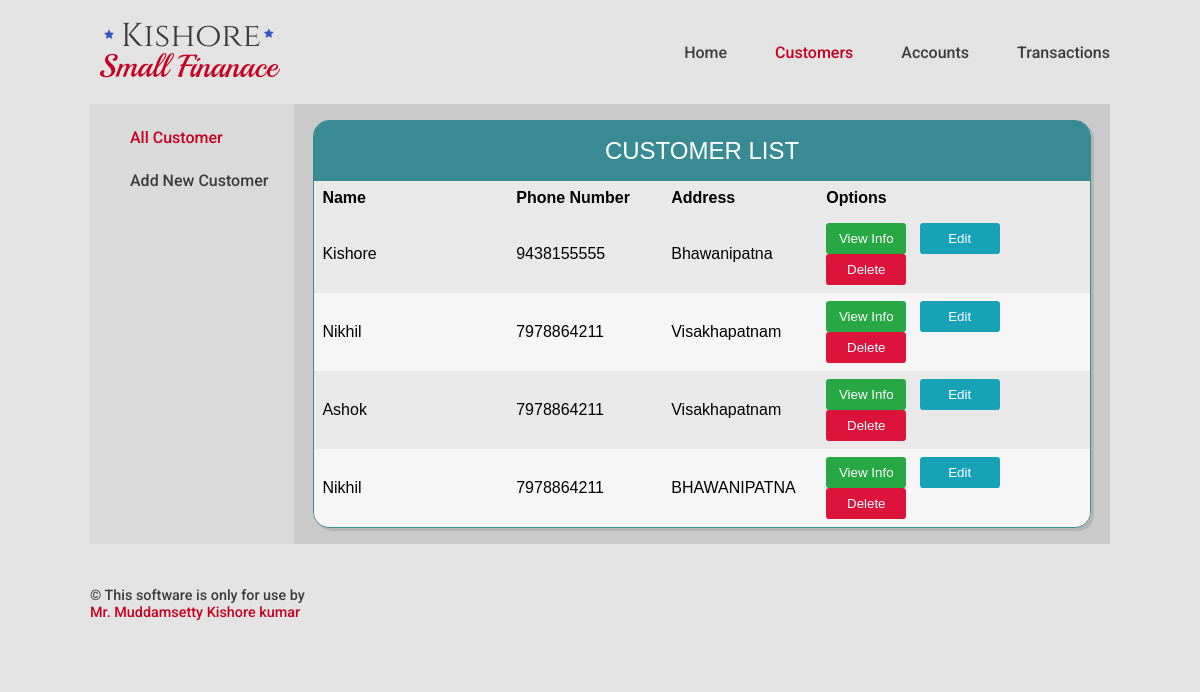
Before: /customer/ with the older database file.
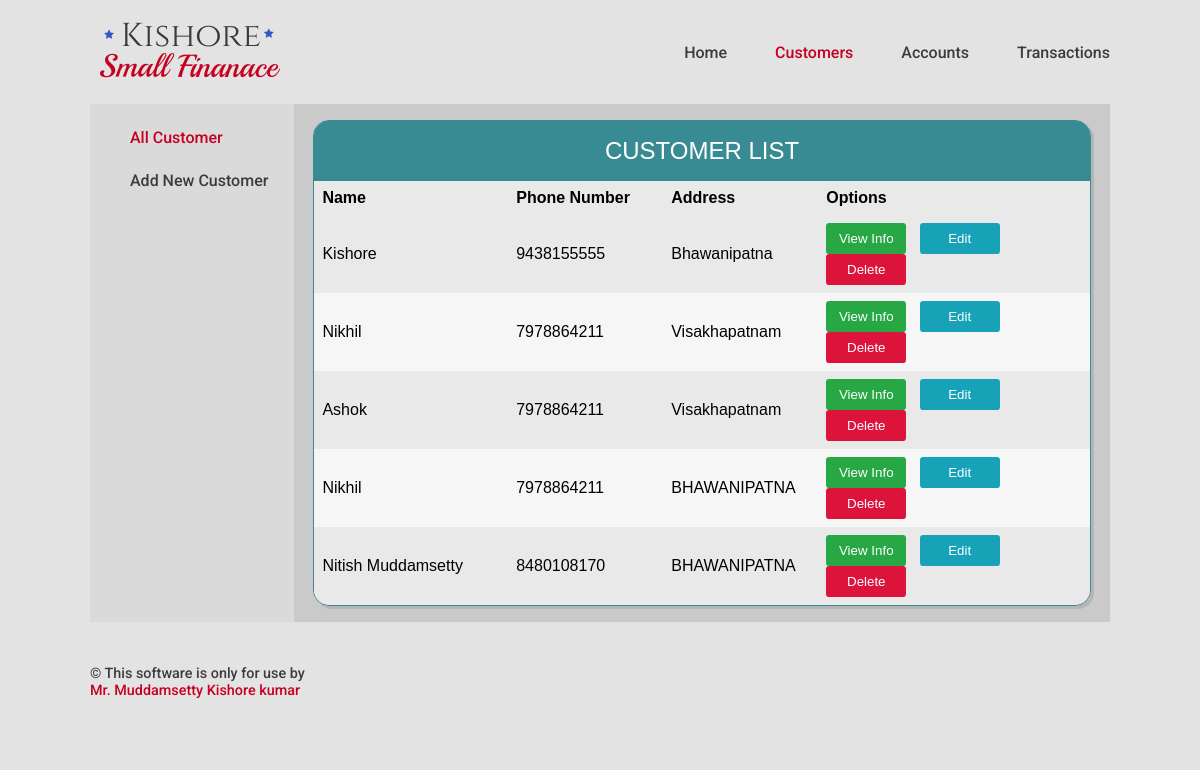
After: the same page with the newer database file.
### Customers/models.py (models this page shows, shortened)
class Customer(models.Model):
    customer_id = models.AutoField(primary_key=True)
    customer_name = models.CharField(max_length=35,db_index=True)
    customer_phone_number = models.IntegerField(blank=True,null=True)
    customer_address_line_1 = models.CharField(max_length=40,blank=True, null=True)
    customer_address_line_2 = models.CharField(max_length=40,blank=True, null=True)
    customer_address_city = models.CharField(max_length=40,blank=True, null=True)

### Customers/views.py (the view)
# urls.py: path('' , CustomerListView.as_view(), name='customer_home'),
class CustomerListView(ListView):
    model = Customer
    fields = ['customer_id','customer_name', 'customer_phone_number','customer_address_city']
    template_name = 'Customers/customer_home.html'

### Template/Customers/customer_home.html (shortened to what this page needs)
<!DOCTYPE html>
{% extends "base.html" %}
{% block nav-Customers %}
current-link
{% endblock %}
{% block main %}
<div class="main-column">
  <div class="col sub-navigation">
    <ul class="sub-navigation-ul">
      <li class="sub-navigation-li"><a class="sub-nav-link current-link" href="/customer/">All Customer</a></li>
      <li class="sub-navigation-li"><a class="sub-nav-link " href="/customer/create/">Add New Customer</a></li>
    </ul>
  </div>
  <div class="col main-data">
    <div class="table-display" cellspacing="0" >
      <div class="table-header">Customer List</div>
      <table>
        <thead >
          <tr class="row">
            <th class="row-25" >Name</th>
            <th class="row-20">Phone Number</th>
            <th class="row-20">Address</th>
            <th class="row-35">Options</th>
          </tr>
        </thead>
        <tbody>
          {% for customer in customer_list %}
          <tr class="row">
            <td>{{customer.customer_name}}</td>
            <td>{{customer.customer_phone_number}}</td>
            <td>{{customer.customer_address_city}}</td>
            <td>
              <a href="linkedAccounts/{{customer.customer_id}}">
                <button type="button" class="btn btn-safe">View Info</button></a>&nbsp;&nbsp;
              <a href="update/{{customer.customer_id}}">
                <button type="button" class="btn btn-option">Edit</button></a>&nbsp;&nbsp;
              <a href="delete/{{customer.customer_id}}">
                <button type="button" class="btn btn-danger">Delete</button></a>
              </td>
            </tr>
          {% empty %}
          <p>no customer yet.</p>
          {% endfor %}
        </tbody>
      </table>
    </div>
  </div>
</div>
{% endblock %}

Changed rows visible on the page:
added Customer: customer_name "Nitish Muddamsetty", customer_phone_number "8480108170", customer_address_city "BHAWANIPATNA"
